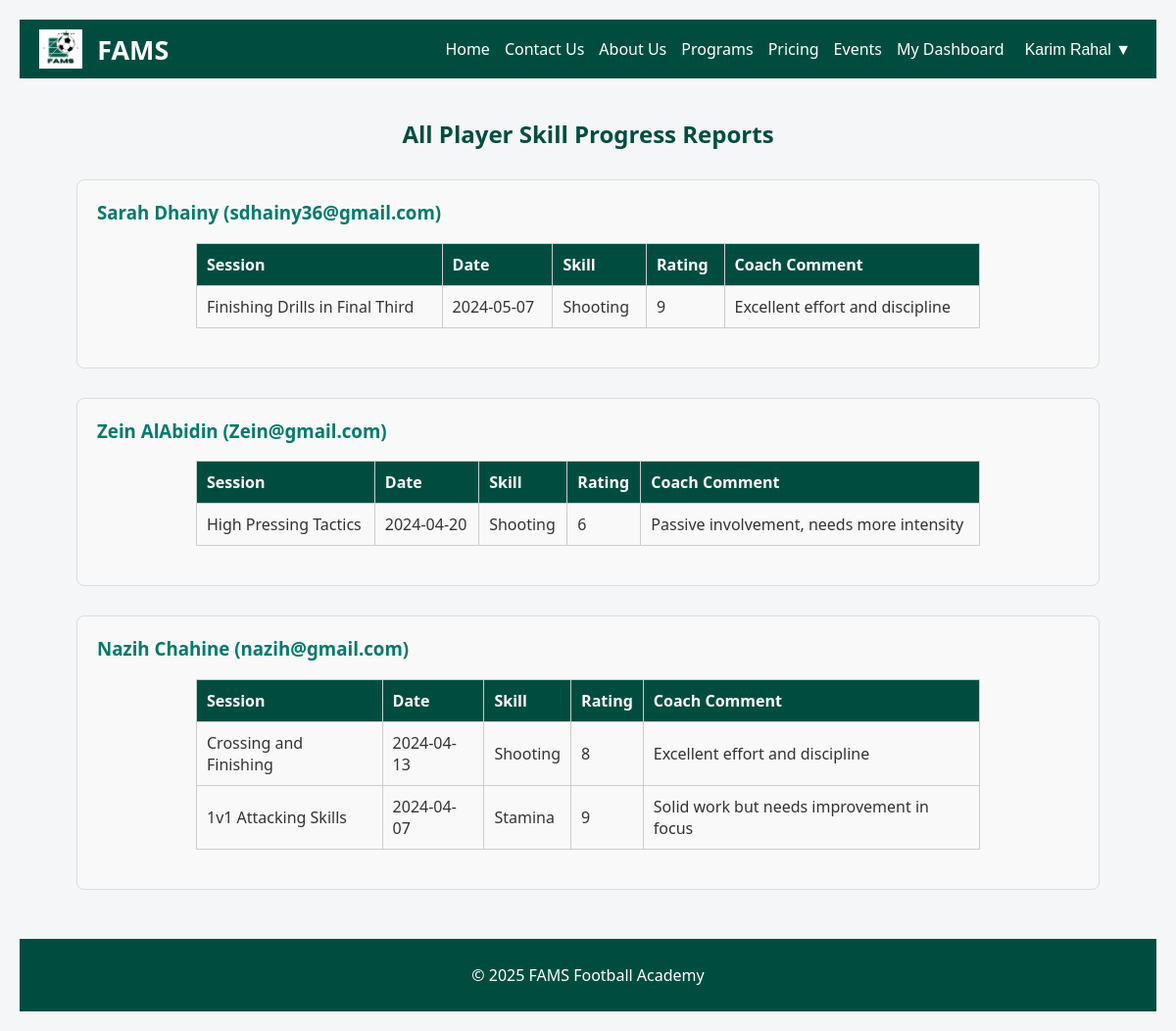
/Dashboards/skill-progress.php (signed in), run on the app's committed database.
### tables this page shows
CREATE TABLE `users` (
  `id` int(11) NOT NULL,
  `full_name` varchar(100) NOT NULL,
  `father_name` varchar(100) NOT NULL,
  `gender` enum('Male','Female','Other') NOT NULL,
  `age` int(11) NOT NULL,
  `email` varchar(100) NOT NULL,
  `password_hash` varchar(255) NOT NULL,
  `created_at` timestamp NOT NULL DEFAULT current_timestamp(),
  `role` enum('NONE','Admin','Player','Coach') NOT NULL DEFAULT 'NONE',
  `plan` enum('U15','U18','U21','NONE') DEFAULT 'NONE',
  `total_attended` int(11) DEFAULT 0,
  `total_absent` int(11) DEFAULT 0,
  `coach_type` enum('Head Coach','Assistant Coach','Goalkeeping Coach','Fitness Coach') DEFAULT NULL,
  `coach_team` enum('U15','U18','U21') DEFAULT NULL
);

CREATE TABLE `player_progress` (
  `id` int(11) NOT NULL,
  `user_id` int(11) NOT NULL,
  `session_id` int(11) DEFAULT NULL,
  `date` date NOT NULL,
  `skill_area` enum('Dribbling','Passing','Shooting','Stamina','Tactical','Discipline') NOT NULL,
  `rating` tinyint(4) DEFAULT NULL CHECK (`rating` between 1 and 10),
  `notes` text DEFAULT NULL
);

CREATE TABLE `training_sessions` (
  `id` int(11) NOT NULL,
  `session_date` date NOT NULL,
  `session_type` varchar(100) NOT NULL,
  `team` enum('U15','U18','U21','NONE') DEFAULT 'NONE',
  `status` enum('Scheduled','In Progress','Completed') NOT NULL DEFAULT 'Scheduled'
);

### Dashboards/skill-progress.php (the view, shortened to what this page needs)
<?php
require_once '../includes/db.php';
require_once '../includes/header.php';
$players_stmt = $conn->prepare("SELECT id, full_name, email FROM users WHERE role = 'Player'");
$players_stmt->execute();
$players = $players_stmt->get_result()->fetch_all(MYSQLI_ASSOC);
$progress_data = [];
foreach ($players as $player) {
    $pid = $player['id'];
    $stmt = $conn->prepare("
        SELECT ts.session_type, pp.date, pp.skill_area, pp.rating, pp.notes
        FROM player_progress pp
        JOIN training_sessions ts ON pp.session_id = ts.id
        WHERE pp.user_id = ?
        ORDER BY pp.date DESC
    ");
    $stmt->bind_param("i", $pid);
    $stmt->execute();
    $result = $stmt->get_result();
    $progress_data[$pid] = $result->fetch_all(MYSQLI_ASSOC);
}
?>
<h2>All Player Skill Progress Reports</h2>
<?php foreach ($players as $player): ?>
    <div class="player-section">
        <h3><?= htmlspecialchars($player['full_name']) ?> (<?= htmlspecialchars($player['email']) ?>)</h3>
        <?php if (empty($progress_data[$player['id']])): ?>
            <p class="no-progress">No progress records yet.</p>
        <?php else: ?>
            <table class="progress-table">
                <thead>
                    <tr>
                        <th>Session</th>
                        <th>Date</th>
                        <th>Skill</th>
                        <th>Rating</th>
                        <th>Coach Comment</th>
                    </tr>
                </thead>
                <tbody>
                    <?php foreach ($progress_data[$player['id']] as $progress): ?>
                        <tr>
                            <td><?= htmlspecialchars($progress['session_type']) ?></td>
                            <td><?= htmlspecialchars($progress['date']) ?></td>
                            <td><?= htmlspecialchars($progress['skill_area']) ?></td>
                            <td><?= htmlspecialchars($progress['rating']) ?></td>
                            <td><?= htmlspecialchars($progress['notes']) ?></td>
                        </tr>
                    <?php endforeach; ?>
                </tbody>
            </table>
        <?php endif; ?>
    </div>
<?php endforeach; ?>
<?php include '../includes/footer.php'; ?>

### assets/css/style.css (style rules this page uses)
body { font-family: "DM Sans", sans-serif; margin: 0; padding: 0; background: #f5f5f5; }
table { width: 100%; border-collapse: collapse; margin-bottom: 10px; }
table th, table td { padding: 10px; border: 1px solid #ccc; text-align: left; }
table th { background-color: #004d40; color: white; }
body { font-family: 'Segoe UI', Tahoma, Geneva, Verdana, sans-serif; background-color: #f4f6f8; margin: 0; padding: 20px; color: #333; }
h2 { text-align: center; color: #004d40; margin-bottom: 30px; }
.player-section { background: #f9f9f9; padding: 20px; margin-bottom: 30px; border-radius: 8px; border: 1px solid #ddd; }
.player-section h3 { margin-top: 0; color: #00796b; }
.progress-table { width: 100%; border-collapse: collapse; margin-top: 10px; }
.progress-table th, .progress-table td { padding: 10px; border: 1px solid #ccc; text-align: left; }
.progress-table th { background-color: #004d40; color: white; }
.equipment-form, table { width: 100%; max-width: 800px; margin: 20px auto; }

### data on the page
users: full_name "Sarah Dhainy", email "sdhainy36@gmail.com"
player_progress: session.session_type "Finishing Drills in Final Third", date "2024-05-07", skill_area "Shooting", rating "9", notes "Excellent effort and discipline"
users: full_name "Zein AlAbidin", email "Zein@gmail.com"
player_progress: session.session_type "High Pressing Tactics", date "2024-04-20", skill_area "Shooting", rating "6", notes "Passive involvement, needs more intensity"
users: full_name "Nazih Chahine", email "nazih@gmail.com"
player_progress: session.session_type "Crossing and Finishing", date "2024-04-13", skill_area "Shooting", rating "8", notes "Excellent effort and discipline"
player_progress: session.session_type "1v1 Attacking Skills", date "2024-04-07", skill_area "Stamina", rating "9", notes "Solid work but needs improvement in focus"

### other printed values
$_SESSION['user_name'] "Karim Rahal"
